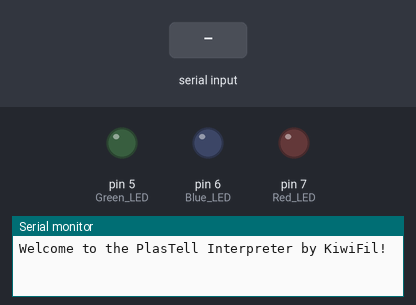
A sketch run on a simulated Arduino Uno, built with avr-gcc and run on an emulated ATmega328P. On the bench: output pins drawn as LEDs (lit = HIGH), the last lines printed to the serial monitor. The test bench sets the inputs (shaded band).

Above: at 1.2 s.
1.3 s: "30,150\n" received over the second serial link
At 2.5 s:
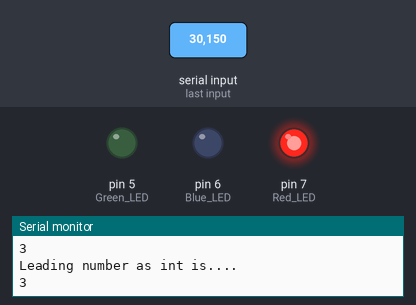
2.8 s: "1\n" received over the second serial link
At 3.5 s:
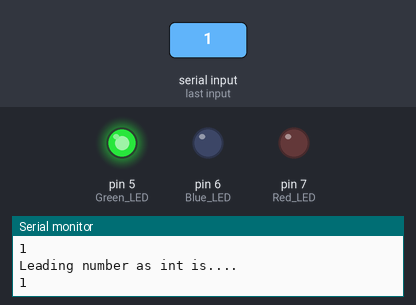
4.3 s: "2\n" received over the second serial link
At 4.7 s:
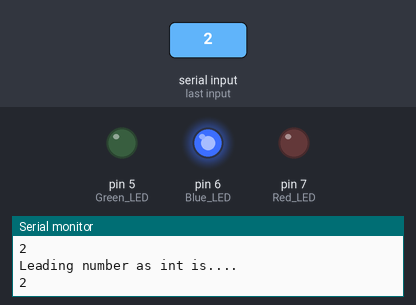
5.8 s: "3\n" received over the second serial link
At 7.0 s:
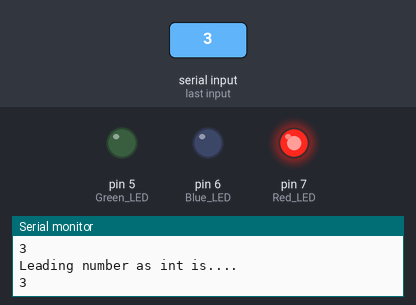
7.3 s: "200\n" received over the second serial link
At 8.2 s:
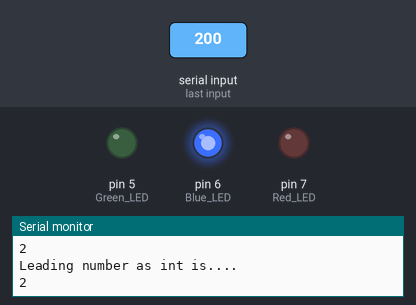
Timing chart, 0 to 9.8 s (numbered marks = the images above; inputs shaded):
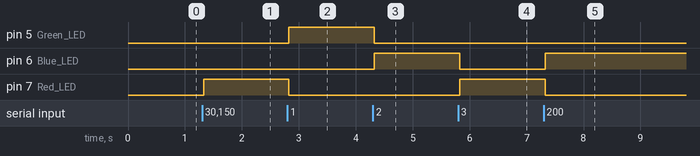

The sketch:

Interpreter_V1.ino
```cpp
/*
  PlasTell Interpreter by KiwiFil, V1
  Eva Hakansson, 2025

  This code is very ugly, but it works! It is script-kiddie coding hacked together from several Arduino examples. Feel free to make it pretty.
  Thank you all tutorial authors - you are real heros!


 */
#include <SoftwareSerial.h>

SoftwareSerial mySerial(10, 11); // RX, TX

const byte numChars = 32;
char receivedChars[numChars];
boolean newData = false;

void setup() {
  // Open serial communications and wait for port to open:
  Serial.begin(9600);
  while (!Serial) {
    ; // wait for serial port to connect. Needed for native USB port only
  }
  Serial.println("Welcome to the PlasTell Interpreter by KiwiFil!");

  mySerial.begin(9600);  // set the data rate for the SoftwareSerial port
  //mySerial.println("Hello, Eva?");
}
/*
void loop() { // We don't need this data because we are talking back and forth betweeen the "simulator" and the "interpreter".
  if (mySerial.available()) {
    Serial.write(mySerial.read());
  }
  if (Serial.available()) {
    mySerial.write(Serial.read());
  }
}

*/


void loop() {
    recvWithEndMarker();
    showNewData();

}

void recvWithEndMarker() {


    static byte ndx = 0;
    char endMarker = '\n';
    char rc;

    while (mySerial.available() > 0 && newData == false) {
        rc = mySerial.read();

        if (rc != endMarker) {
            receivedChars[ndx] = rc;
            ndx++;
            if (ndx >= numChars) {
                ndx = numChars - 1;
            }
        }
        else {
            receivedChars[ndx] = '\0'; // terminate the string
            ndx = 0;
            newData = true;
        }
    }
}

void showNewData() {

  char leadingNumber = "u";
  leadingNumber = receivedChars[0];
  pinMode(5, OUTPUT); // Green LED
  pinMode(6, OUTPUT); // Blue LED
  pinMode(7, OUTPUT); // Red LED

    if (newData == true) { // This section is from an Arduino tutorial. I just left all the code in here.
        Serial.print("This just came in ... ");
        Serial.println(receivedChars);
        Serial.println("The leading number is...");
        Serial.println(leadingNumber);
        int intLeadingNumber = 0;
        intLeadingNumber = leadingNumber - 48; // Changing the char into an integer to make further processing simpler.
        Serial.println("Leading number as int is....");
        Serial.println(intLeadingNumber);


switch (intLeadingNumber) { // Turning on the corresponding LED. Green = PLA, Blue = PETG, Red = Other.
  case 1:
    digitalWrite(5, HIGH);
    digitalWrite(6, LOW);
    digitalWrite(7, LOW);

    break;
  case 2:
    digitalWrite(5, LOW);
    digitalWrite(6, HIGH);
    digitalWrite(7, LOW);
    break;
  case 3:
    digitalWrite(5, LOW);
    digitalWrite(6, LOW);
    digitalWrite(7, HIGH);
    break;

  default:
    // if nothing else matches, do the default
    // default is optional
    break;
}


        newData = false;
    }
}
```

Measured:
- after the input at 1.3 s, pin 7 (Red_LED): LOW → HIGH at once
- after the input at 2.8 s, pin 5 (Green_LED): LOW → HIGH at once; pin 7 (Red_LED): HIGH → LOW at once
- after the input at 4.3 s, pin 5 (Green_LED): HIGH → LOW at once; pin 6 (Blue_LED): LOW → HIGH at once
- after the input at 5.8 s, pin 6 (Blue_LED): HIGH → LOW at once; pin 7 (Red_LED): LOW → HIGH at once
- after the input at 7.3 s, pin 6 (Blue_LED): LOW → HIGH at once; pin 7 (Red_LED): HIGH → LOW at once
